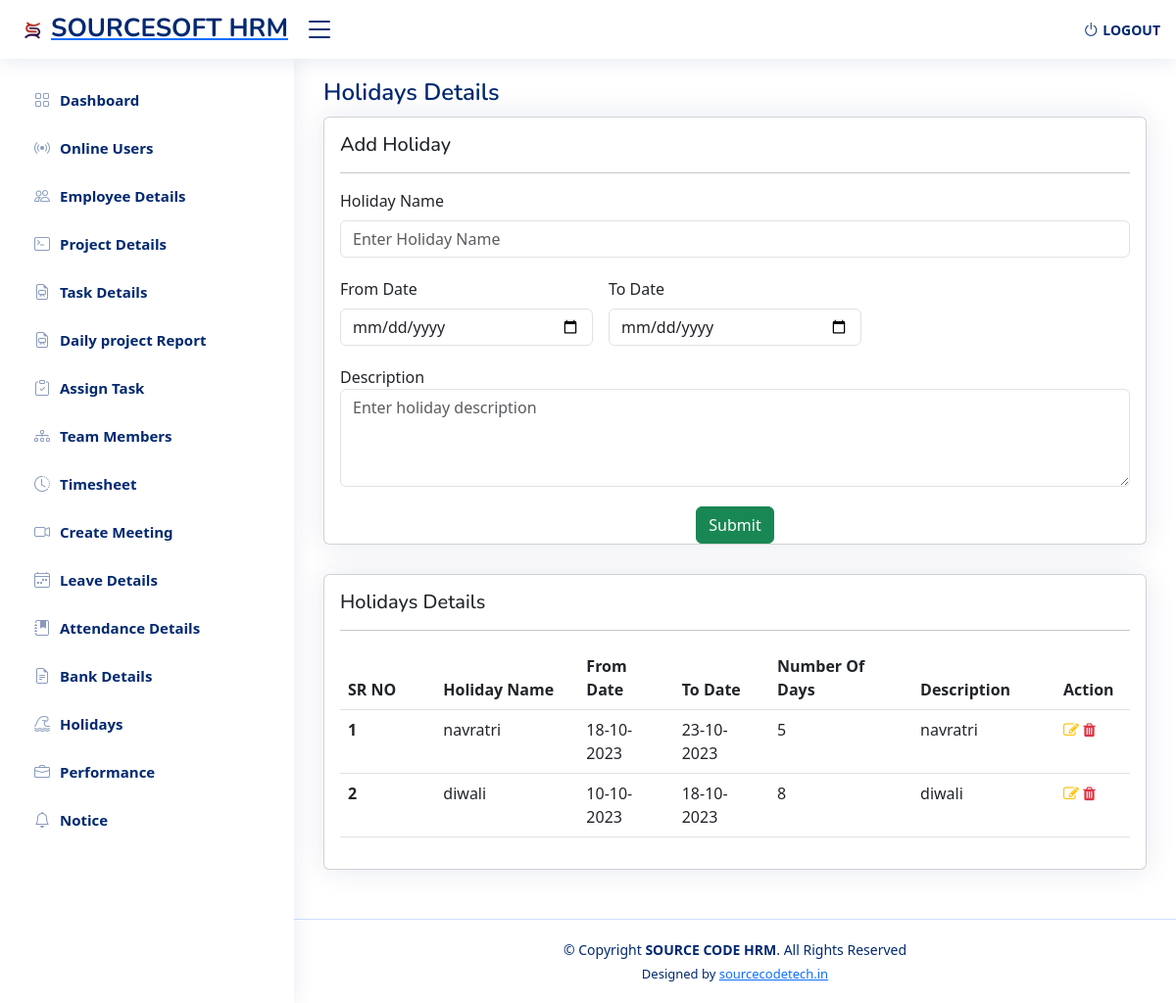
Page /sourcesoft/admin_dashboard/holidays.php (signed in) on the committed database.
### tables this page shows
CREATE TABLE `holiday` (
  `id` int(11) NOT NULL,
  `hdname` varchar(50) NOT NULL,
  `fromDate` varchar(20) NOT NULL,
  `toDate` varchar(20) NOT NULL,
  `numberOfDays` int(11) NOT NULL,
  `descr` varchar(50) NOT NULL
);

### sourcesoft/admin_dashboard/holidays.php (the view, shortened to what this page needs)
<!DOCTYPE html>
<html lang="en">
<head>
    <link href="https://cdn.jsdelivr.net/npm/bootstrap@5.3.2/dist/css/bootstrap.min.css" rel="stylesheet"
>
    <link rel="stylesheet" href="https://cdnjs.cloudflare.com/ajax/libs/font-awesome/4.7.0/css/font-awesome.min.css">
    <link href="assets/vendor/bootstrap/css/bootstrap.min.css" rel="stylesheet">
    <link href="assets/vendor/bootstrap-icons/bootstrap-icons.css" rel="stylesheet">
    <link href="assets/vendor/boxicons/css/boxicons.min.css" rel="stylesheet">
    <link href="assets/vendor/quill/quill.snow.css" rel="stylesheet">
    <link href="assets/vendor/quill/quill.bubble.css" rel="stylesheet">
    <link href="assets/vendor/remixicon/remixicon.css" rel="stylesheet">
    <link href="assets/vendor/simple-datatables/style.css" rel="stylesheet">
    <link href="assets/css/style.css" rel="stylesheet">
    <link rel="stylesheet" href="https://cdn.jsdelivr.net/npm/sweetalert2@11.0.18/dist/sweetalert2.min.css">
</head>
<body>
    <?php include "include/header.php"; ?>
    <?php include "include/sidebar.php"; ?>
    <main id="main" class="main">
        <div class="pagetitle">
            <h1>Holidays Details</h1>
        </div>
        <section class="section dashboard">
            <div class="row">
                <!DOCTYPE html>
                <html lang="en">
                <head>
                    <link href="https://cdn.jsdelivr.net/npm/bootstrap@5.3.0/dist/css/bootstrap.min.css"
                        rel="stylesheet">
                </head>
                <body>
                    <div class="container">
                        <div class="card">
                            <div class="card-body">
                                <h5 class="">Add Holiday</h5>
                                <hr>
                                <form class="row g-3" action="#" method="POST" onsubmit="return validateForm()">
                                    <div class="col-md-12">
                                        <label for="inputhdname" class="form-label">Holiday Name</label>
                                        <input type="text" name="hdname" class="form-control"
                                            placeholder="Enter Holiday Name" id="inputhdname" required
                                            autocomplete="off">
                                    </div>
                                    <div class="col-md-4">
                                        <label for="inputFromDate" class="form-label">From Date</label>
                                        <input type="date" class="form-control" id="inputFromDate" name="fromDate"
                                            required min="<?php echo date('Y-m-d'); ?>">
                                    </div>
                                    <div class="col-md-4">
                                        <label for="inputToDate" class="form-label">To Date</label>
                                        <input type="date" class="form-control" id="inputToDate" name="toDate" required
                                            min="<?php echo date('Y-m-d'); ?>">
                                    </div>
                                    <div class="col-md-12">
        <label for="floatingTextarea2">Description</label>
        <textarea class="form-control" placeholder="Enter holiday description" id="floatingTextarea2" style="height: 100px" name="descr" required></textarea>
    </div>
                                    </div>
                                    <center>
                                        <div class="col-md-6">
                                            <button type="submit" class="btn btn-success" name="submit"
                                                onclick="return validateForm()">Submit</button>
                                        </div>
                                    </center>
                            </div>
                        </div>
                    </div>
                </body>
                </html>
            <?php
     include ("connection.php");
     $query="SELECT * FROM holiday";
    $data=mysqli_query($conn,$query);
     $total=mysqli_num_rows($data);
     if ($total != 0) {
        ?>
            <section class="section">
                <div class="row">
                    <div class="col-lg-12">
                        <div class="card">
                            <div class="card-body">
                                <h5 class="">Holidays Details</h5>
                                <hr>
                                <table class="table datatable">
                                    <thead>
                                        <tr>
                                            <th width="10%" scope="col">SR NO</th>
                                            <th width="15%" scope="col">Holiday Name</th>
                                            <th width="10%" scope="col">From Date</th>
                                            <th width="10%" scope="col">To Date</th>
                                            <th width="15%" scope="col">Number Of Days</th>
                                            <th width="15%" scope="col">Description</th>
                                            <th width="5%" scope="col">Action</th>
                                        </tr>
                                    </thead>
                                    <?php
                                            include "connection.php";
                                            $query_result = mysqli_query($conn, "SELECT *, ROW_NUMBER() OVER (ORDER BY id DESC) as row_num FROM holiday");
                                            while ($result = mysqli_fetch_array($query_result)) {
                                            ?>
                                    <tr>
                                        <th scope="row"><?php echo $result['row_num']; ?></th>
                                        <td><?php echo $result['hdname']; ?></td>
                                        <td><?php echo date('d-m-Y', strtotime($result['fromDate'])); ?></td>
                                        <td><?php echo date('d-m-Y', strtotime($result['toDate'])); ?></td>
                                        <td><?php echo $result['numberOfDays']; ?></td>
                                        <td><?php echo $result['descr']; ?></td>
                                        <td><a class='' href='update_holiday?id=<?php echo $result['id']; ?>'><i
                                                    class='fa fa-edit text-warning'></i></a>
                                            <a class='' href='holidays?id=<?php echo $result['id']; ?>'><i
                                                    class='fa fa-trash text-danger'></i></a>
                                        </td>
                                    </tr>
                                    <?php
        }
       ?>
                                </table>
                            </div>
                        </div>
                    </div>
                </div>
            </section>
    <?php include "include/footer.php"; ?>
</body>
</html>
<?php
      }
?>

### sourcesoft/admin_dashboard/assets/css/style.css (style rules this page uses)
:root { scroll-behavior: smooth; }
body { font-family: "Open Sans", sans-serif; background: #f6f9ff; color: #444444; }
a { color: #4154f1; text-decoration: none; }
h1, h2, h3, h4, h5, h6 { font-family: "Nunito", sans-serif; }
#main { margin-top: 60px; padding: 20px 30px; transition: all 0.3s; }
.pagetitle { margin-bottom: 10px; }
.pagetitle h1 { font-size: 24px; margin-bottom: 0; font-weight: 600; color: #012970; }
.card { margin-bottom: 30px; border: none; border-radius: 5px; box-shadow: 0px 0 30px rgba(1, 41, 112, 0.1); }
.card-body { padding: 0 20px 20px 20px; }
@media (min-width: 1200px) { #main, #footer { margin-left: 300px; } }

### rows in the picture
holiday: row_num "1", hdname "navratri", fromDate "18-10-2023", toDate "23-10-2023", numberOfDays "5", descr "navratri"
holiday: row_num "2", hdname "diwali", fromDate "10-10-2023", toDate "18-10-2023", numberOfDays "8", descr "diwali"
